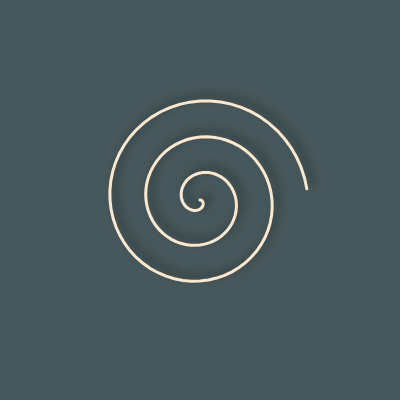
Frame 1 (no input)
Frame 60 (no input): identical to frame 1, image omitted
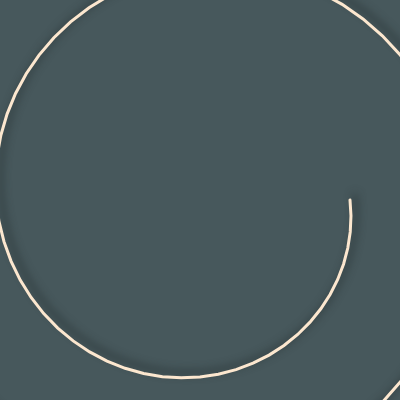
Frame 120 (the mouse pressed at the canvas centre since frame 60)

The p5.js sketch that drew these frames (run headless with seeded random() and noise() and a simulated clock; from frame 60 on, the mouse is pressed at the canvas centre):

// p5.js sketch
// ── sketch.js

function setup(){
  createCanvas(400, 400);
  angleMode(DEGREES);
  colorMode(HSB, 360, 100, 100, 100);

  strokeWeight(3);
  stroke(32, 18, 99, 100);//color name: 薄卵色 うすたまごいろ
  noFill();
}

function draw(){
  background(191, 23, 36, 100);//color name: 錆鼠 さびねず
  translate(width/2, height/2);

  shadow();
  spiral();
}

function spiral(){
  // let angleMax = map(mouseX, 0, width, 180, 1080);
  let a = map(mouseX, 0, width, 0, 300);
  let b = map(mouseY, 0, height, 0.1, 0.5);

  beginShape();
  for(let theta = 0; theta < 1080; theta += 6){
    let ballX = (a+b*theta) * cos(theta);
    let ballY = (a+b*theta) * sin(theta);
    vertex(ballX, ballY);
  }
  endShape();
}

function shadow(){
  drawingContext.shadowOffsetX = 5;
  drawingContext.shadowOffsetY = -5;
  drawingContext.shadowBlur = 8;
  drawingContext.shadowColor = 'rgba(39, 49, 51, 100)';
}
